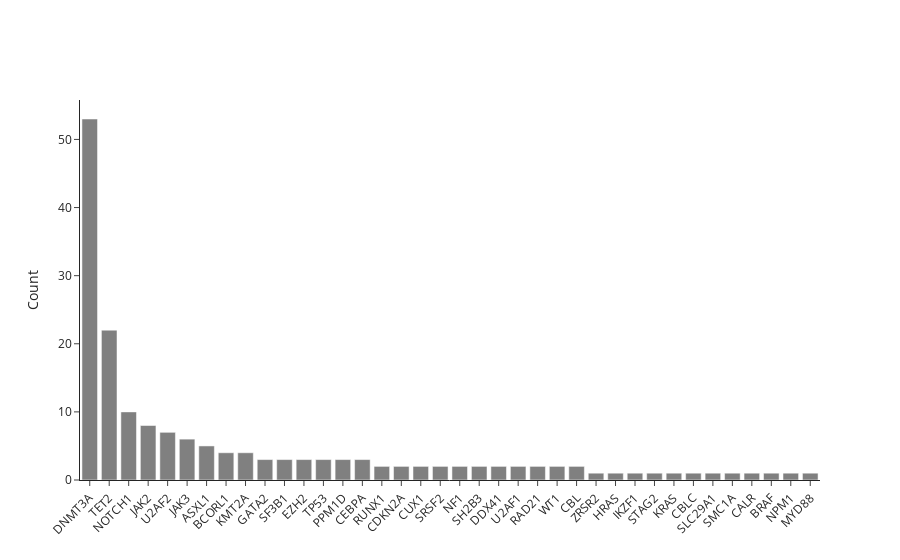
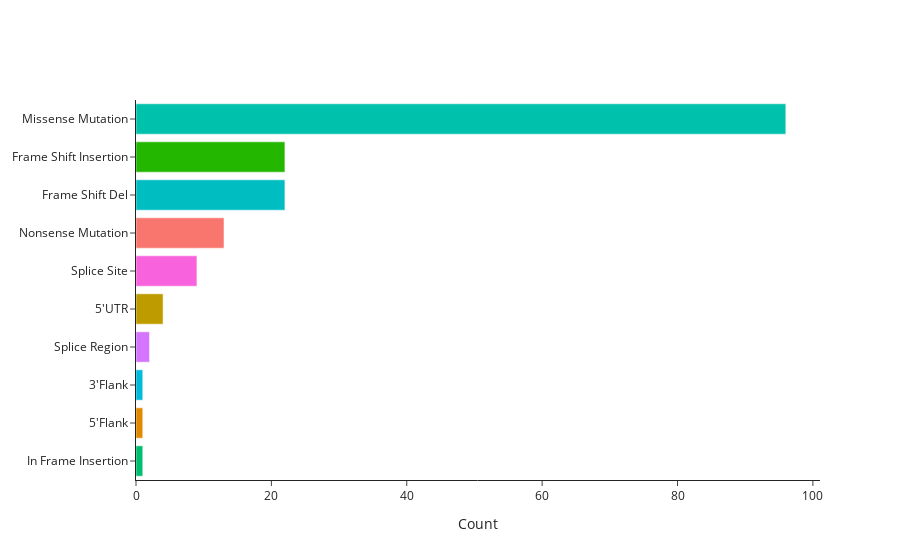

These figures' notebook cell, in order:
### Markdown cell above
# Gene and variant counts

### Code cell
# Load variant color dictionary from resources
with open('../Resources/var_dict.json') as json_file:
    var_dict = json.load(json_file)

gene_dict = {element: 0 
             for element in set(df.PreferredSymbol.unique())}
var_count_dict = {element: 0 
                for element in set(df.Variant_Classification.unique())}
# create list of all keys

for part in df.participant_id.unique():
    data = df[df['participant_id']==part] 
    for key in data.key.unique():
        data_key = data[data['key']==key]
        gene = data_key.PreferredSymbol.unique()[0]
        variant = data_key.Variant_Classification.unique()[0]
        # update dict
        gene_dict[gene] += 1 
        var_count_dict[variant] += 1
        
# sort dictionary in descending order
gene_dict = dict(sorted(gene_dict.items(),
                        key=lambda item: item[1], reverse=True))
var_count_dict = dict(sorted(var_count_dict.items(),
                        key=lambda item: item[1]))

# Bar plot
fig = go.Figure()
for key, item in gene_dict.items():
    fig.add_trace(
        go.Bar(x=[key], y=[item],
               name=f'{key}',
               marker_color='Grey',
               showlegend=False))
fig.update_layout(
            template="simple_white",
            yaxis_title='Count',
            xaxis_tickangle=-45)
fig.show()
fig.write_image(path + 'gene_counts_2%.svg', width=800, height=400)

var_name_dict = dict()
for key in var_count_dict.keys():
    new_key = key.replace('_', ' ')
    new_key = new_key.replace('Ins', 'Insertion')
    
    # create dictionary of names
    var_name_dict[key] = new_key
    
# Bar plot
fig = go.Figure()
for key, item in var_count_dict.items():
    fig.add_trace(
        go.Bar(y=[var_name_dict[key]], x=[item],
               marker_color=var_dict[key],
               showlegend=False,
               orientation='h'))
fig.update_layout(
            template="simple_white",
            xaxis_title='Count',
            )

fig.show()
fig.write_image(path + 'variant_counts_2%.svg', width=600)

### Figure 1 — Plotly figure (JSON) as saved in the notebook; plotly's stock layout.template omitted (floating-point values rounded to 4 significant figures)
{"data": [{"marker": {"color": "Grey"}, "name": "DNMT3A", "showlegend": false, "type": "bar", "x": ["DNMT3A"], "y": [53]}, {"marker": {"color": "Grey"}, "name": "TET2", "showlegend": false, "type": "bar", "x": ["TET2"], "y": [22]}, {"marker": {"color": "Grey"}, "name": "NOTCH1", "showlegend": false, "type": "bar", "x": ["NOTCH1"], "y": [10]}, {"marker": {"color": "Grey"}, "name": "JAK2", "showlegend": false, "type": "bar", "x": ["JAK2"], "y": [8]}, {"marker": {"color": "Grey"}, "name": "U2AF2", "showlegend": false, "type": "bar", "x": ["U2AF2"], "y": [7]}, {"marker": {"color": "Grey"}, "name": "JAK3", "showlegend": false, "type": "bar", "x": ["JAK3"], "y": [6]}, {"marker": {"color": "Grey"}, "name": "ASXL1", "showlegend": false, "type": "bar", "x": ["ASXL1"], "y": [5]}, {"marker": {"color": "Grey"}, "name": "BCORL1", "showlegend": false, "type": "bar", "x": ["BCORL1"], "y": [4]}, {"marker": {"color": "Grey"}, "name": "KMT2A", "showlegend": false, "type": "bar", "x": ["KMT2A"], "y": [4]}, {"marker": {"color": "Grey"}, "name": "GATA2", "showlegend": false, "type": "bar", "x": ["GATA2"], "y": [3]}, {"marker": {"color": "Grey"}, "name": "SF3B1", "showlegend": false, "type": "bar", "x": ["SF3B1"], "y": [3]}, {"marker": {"color": "Grey"}, "name": "EZH2", "showlegend": false, "type": "bar", "x": ["EZH2"], "y": [3]}, {"marker": {"color": "Grey"}, "name": "TP53", "showlegend": false, "type": "bar", "x": ["TP53"], "y": [3]}, {"marker": {"color": "Grey"}, "name": "PPM1D", "showlegend": false, "type": "bar", "x": ["PPM1D"], "y": [3]}, {"marker": {"color": "Grey"}, "name": "CEBPA", "showlegend": false, "type": "bar", "x": ["CEBPA"], "y": [3]}, {"marker": {"color": "Grey"}, "name": "RUNX1", "showlegend": false, "type": "bar", "x": ["RUNX1"], "y": [2]}, {"marker": {"color": "Grey"}, "name": "CDKN2A", "showlegend": false, "type": "bar", "x": ["CDKN2A"], "y": [2]}, {"marker": {"color": "Grey"}, "name": "CUX1", "showlegend": false, "type": "bar", "x": ["CUX1"], "y": [2]}, {"marker": {"color": "Grey"}, "name": "SRSF2", "showlegend": false, "type": "bar", "x": ["SRSF2"], "y": [2]}, {"marker": {"color": "Grey"}, "name": "NF1", "showlegend": false, "type": "bar", "x": ["NF1"], "y": [2]}, {"marker": {"color": "Grey"}, "name": "SH2B3", "showlegend": false, "type": "bar", "x": ["SH2B3"], "y": [2]}, {"marker": {"color": "Grey"}, "name": "DDX41", "showlegend": false, "type": "bar", "x": ["DDX41"], "y": [2]}, {"marker": {"color": "Grey"}, "name": "U2AF1", "showlegend": false, "type": "bar", "x": ["U2AF1"], "y": [2]}, {"marker": {"color": "Grey"}, "name": "RAD21", "showlegend": false, "type": "bar", "x": ["RAD21"], "y": [2]}, {"marker": {"color": "Grey"}, "name": "WT1", "showlegend": false, "type": "bar", "x": ["WT1"], "y": [2]}, {"marker": {"color": "Grey"}, "name": "CBL", "showlegend": false, "type": "bar", "x": ["CBL"], "y": [2]}, {"marker": {"color": "Grey"}, "name": "ZRSR2", "showlegend": false, "type": "bar", "x": ["ZRSR2"], "y": [1]}, {"marker": {"color": "Grey"}, "name": "HRAS", "showlegend": false, "type": "bar", "x": ["HRAS"], "y": [1]}, {"marker": {"color": "Grey"}, "name": "IKZF1", "showlegend": false, "type": "bar", "x": ["IKZF1"], "y": [1]}, {"marker": {"color": "Grey"}, "name": "STAG2", "showlegend": false, "type": "bar", "x": ["STAG2"], "y": [1]}, {"marker": {"color": "Grey"}, "name": "KRAS", "showlegend": false, "type": "bar", "x": ["KRAS"], "y": [1]}, {"marker": {"color": "Grey"}, "name": "CBLC", "showlegend": false, "type": "bar", "x": ["CBLC"], "y": [1]}, {"marker": {"color": "Grey"}, "name": "SLC29A1", "showlegend": false, "type": "bar", "x": ["SLC29A1"], "y": [1]}, {"marker": {"color": "Grey"}, "name": "SMC1A", "showlegend": false, "type": "bar", "x": ["SMC1A"], "y": [1]}, {"marker": {"color": "Grey"}, "name": "CALR", "showlegend": false, "type": "bar", "x": ["CALR"], "y": [1]}, {"marker": {"color": "Grey"}, "name": "BRAF", "showlegend": false, "type": "bar", "x": ["BRAF"], "y": [1]}, {"marker": {"color": "Grey"}, "name": "NPM1", "showlegend": false, "type": "bar", "x": ["NPM1"], "y": [1]}, {"marker": {"color": "Grey"}, "name": "MYD88", "showlegend": false, "type": "bar", "x": ["MYD88"], "y": [1]}], "layout": {"xaxis": {"tickangle": -45}, "yaxis": {"title": {"text": "Count"}}}}

### Figure 2 — Plotly figure (JSON) as saved in the notebook; plotly's stock layout.template omitted (floating-point values rounded to 4 significant figures)
{"data": [{"marker": {"color": "#00BE70"}, "orientation": "h", "showlegend": false, "type": "bar", "x": [1], "y": ["In Frame Insertion"]}, {"marker": {"color": "#E18A00"}, "orientation": "h", "showlegend": false, "type": "bar", "x": [1], "y": ["5'Flank"]}, {"marker": {"color": "#00BBDA"}, "orientation": "h", "showlegend": false, "type": "bar", "x": [1], "y": ["3'Flank"]}, {"marker": {"color": "#D575FE"}, "orientation": "h", "showlegend": false, "type": "bar", "x": [2], "y": ["Splice Region"]}, {"marker": {"color": "#BE9C00"}, "orientation": "h", "showlegend": false, "type": "bar", "x": [4], "y": ["5'UTR"]}, {"marker": {"color": "#F962DD"}, "orientation": "h", "showlegend": false, "type": "bar", "x": [9], "y": ["Splice Site"]}, {"marker": {"color": "#F8766D"}, "orientation": "h", "showlegend": false, "type": "bar", "x": [13], "y": ["Nonsense Mutation"]}, {"marker": {"color": "#00BDC2"}, "orientation": "h", "showlegend": false, "type": "bar", "x": [22], "y": ["Frame Shift Del"]}, {"marker": {"color": "#24B700"}, "orientation": "h", "showlegend": false, "type": "bar", "x": [22], "y": ["Frame Shift Insertion"]}, {"marker": {"color": "#00C1AB"}, "orientation": "h", "showlegend": false, "type": "bar", "x": [96], "y": ["Missense Mutation"]}], "layout": {"xaxis": {"title": {"text": "Count"}}}}
